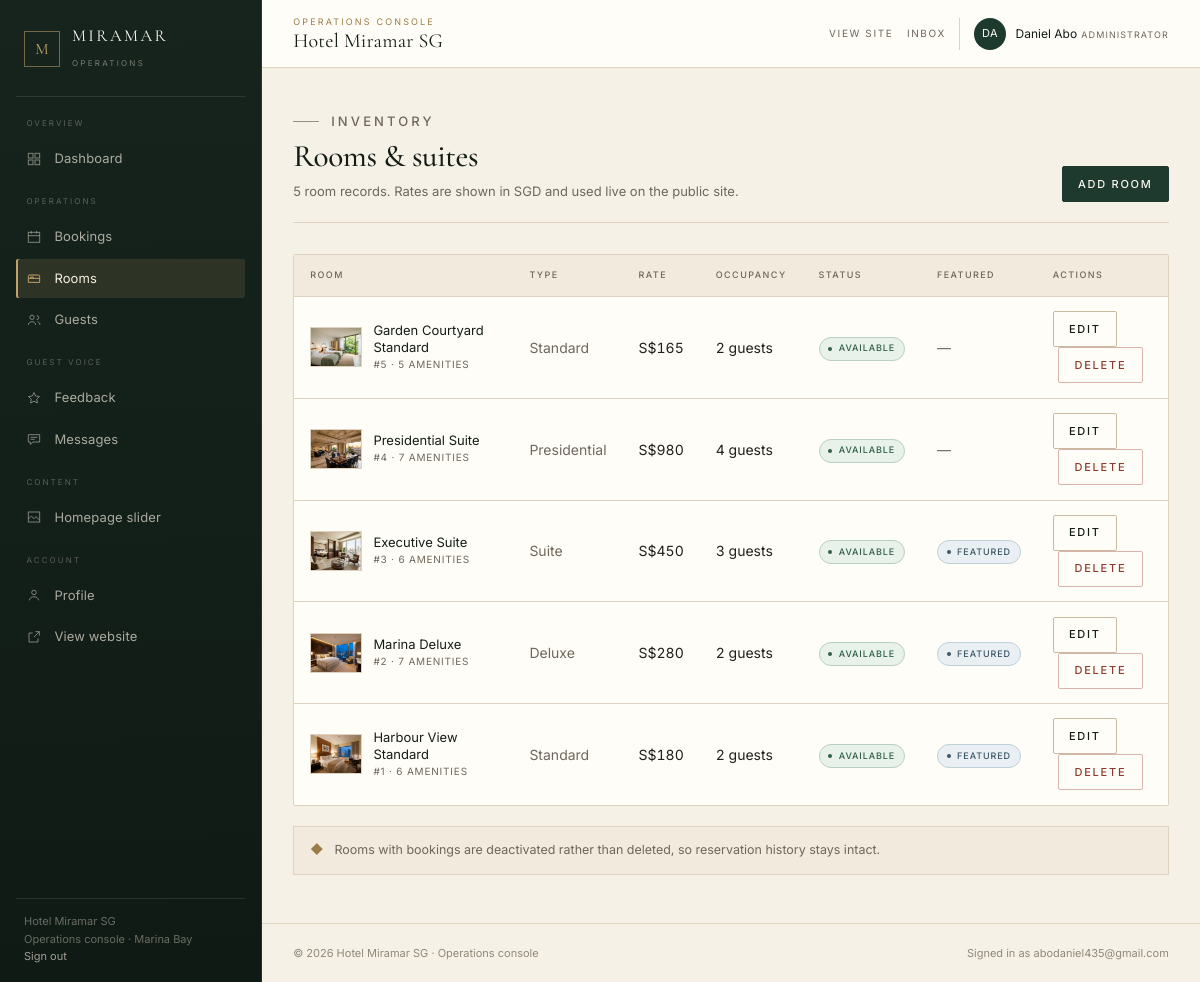
The page /admin/rooms (signed in) on the database its author committed.
### app/models/models.py (models this page shows, shortened)
class User(UserMixin, db.Model):
    __tablename__ = 'users'
    id = db.Column(db.Integer, primary_key=True)
    email = db.Column(db.String(120), unique=True, nullable=False, index=True)
    password_hash = db.Column(db.String(256), nullable=False)
    first_name = db.Column(db.String(80), nullable=False)
    last_name = db.Column(db.String(80), nullable=False)
    phone = db.Column(db.String(30))
    address = db.Column(db.String(255))
    is_admin = db.Column(db.Boolean, default=False, nullable=False)
    is_active = db.Column(db.Boolean, default=True, nullable=False)
    created_at = db.Column(db.DateTime, default=datetime.utcnow)
    updated_at = db.Column(db.DateTime, default=datetime.utcnow, onupdate=datetime.utcnow)
    bookings = db.relationship('Booking', back_populates='user', lazy='dynamic',
                               cascade='all, delete-orphan')
    feedbacks = db.relationship('Feedback', back_populates='user', lazy='dynamic')
    @property
    def full_name(self):
        return f'{self.first_name} {self.last_name}'

class Room(db.Model):
    __tablename__ = 'rooms'
    id = db.Column(db.Integer, primary_key=True)
    name = db.Column(db.String(120), nullable=False)
    room_type = db.Column(db.String(50), nullable=False)  # Standard, Deluxe, Suite, etc.
    description = db.Column(db.Text)
    price_per_night = db.Column(db.Numeric(10, 2), nullable=False)
    max_occupancy = db.Column(db.Integer, default=2)
    amenities = db.Column(db.Text)  # comma-separated or JSON-like string
    image_filename = db.Column(db.String(255))
    is_available = db.Column(db.Boolean, default=True, nullable=False)
    is_featured = db.Column(db.Boolean, default=False)
    created_at = db.Column(db.DateTime, default=datetime.utcnow)
    updated_at = db.Column(db.DateTime, default=datetime.utcnow, onupdate=datetime.utcnow)
    bookings = db.relationship('Booking', back_populates='room', lazy='dynamic')

### app/routes/admin.py (the view)
@admin_bp.route('/rooms')
@admin_required
def rooms():
    rooms_list = Room.query.order_by(Room.created_at.desc()).all()
    return render_template('admin/rooms.html', rooms=rooms_list)

### app/models/models.py (called while the page is built)
@login_manager.user_loader
def load_user(user_id):
    return User.query.get(int(user_id))

### app/routes/admin.py (called while the page is built)
def admin_required(f):
    @wraps(f)
    @login_required
    def decorated(*args, **kwargs):
        if not current_user.is_admin:
            abort(403)
        return f(*args, **kwargs)
    return decorated

### app/templates/admin/rooms.html (shortened to what this page needs)
{% extends 'admin/base_admin.html' %}
{% block admin_content %}
<div class="admin-page-head">
  <div>
    <p class="eyebrow">Inventory</p>
    <h1>Rooms &amp; suites</h1>
    <p>{{ rooms|length }} room {{ 'record' if rooms|length == 1 else 'records' }}. Rates are shown in SGD and used live on the public site.</p>
  </div>
  <div class="admin-page-head__actions">
    <a class="btn btn--sm" href="{{ url_for('admin.add_room') }}">Add room</a>
  </div>
</div>
<div class="table-wrap">
  <table>
    <thead>
      <tr><th>Room</th><th>Type</th><th>Rate</th><th>Occupancy</th><th>Status</th><th>Featured</th><th>Actions</th></tr>
    </thead>
    <tbody>
      {% for r in rooms %}
      <tr>
        <td>
          <div class="cell-with-thumb">
            <img class="thumb" src="{{ url_for('static', filename='images/rooms/' + r.image_filename) if r.image_filename else url_for('static', filename='images/rooms/marina-deluxe.jpg') }}" alt="">
            <div>
              <div class="cell-with-thumb__name">{{ r.name }}</div>
              <div class="cell-with-thumb__meta">#{{ r.id }} &middot; {{ r.amenities.split(',')|length if r.amenities else 0 }} amenities</div>
            </div>
          </div>
        </td>
        <td class="cell-muted">{{ r.room_type }}</td>
        <td class="table-num">S${{ '%.0f'|format(r.price_per_night) }}</td>
        <td class="table-num">{{ r.max_occupancy }} guests</td>
        <td>
          {% if r.is_available %}<span class="badge badge-approved">Available</span>
          {% else %}<span class="badge badge-cancelled">Unavailable</span>{% endif %}
        </td>
        <td>{% if r.is_featured %}<span class="badge badge-info">Featured</span>{% else %}<span class="cell-muted">—</span>{% endif %}</td>
        <td>
          <a class="btn btn--ghost btn--sm" href="{{ url_for('admin.edit_room', room_id=r.id) }}">Edit</a>
          <form method="post" action="{{ url_for('admin.delete_room', room_id=r.id) }}" onsubmit="return confirm('Delete or deactivate this room?');">
            <button type="submit" class="btn btn--danger btn--sm">Delete</button>
          </form>
        </td>
      </tr>
      {% else %}
      <tr><td colspan="7" class="cell-muted">No rooms yet. Add the first room to open the calendar.</td></tr>
      {% endfor %}
    </tbody>
  </table>
</div>
<div class="admin-note" style="margin-top: 1.25rem;">
  <span aria-hidden="true" style="color: var(--brass);">&#9670;</span>
  <span>Rooms with bookings are deactivated rather than deleted, so reservation history stays intact.</span>
</div>
{% endblock %}

### app/templates/admin/base_admin.html (shortened to what this page needs)
{% set ep = request.endpoint or '' %}
<!DOCTYPE html>
<html lang="en">
<head>
  <link rel="stylesheet" href="{{ url_for('static', filename='css/main.css') }}">
</head>
<body class="admin-body">
  <div class="admin-shell">
    <aside class="admin-sidebar" id="admin-sidebar" data-admin-panel aria-label="Console navigation">
      <a class="admin-brand" href="{{ url_for('admin.dashboard') }}">
        <span class="admin-brand__monogram" aria-hidden="true">M</span>
        <span>
          <span class="admin-brand__name">Miramar</span>
          <span class="admin-brand__role">Operations</span>
        </span>
      </a>
      <nav class="admin-nav" aria-label="Console sections">
        <p class="admin-nav__group">Overview</p>
        <a href="{{ url_for('admin.dashboard') }}" class="admin-nav__link{% if ep == 'admin.dashboard' %} is-active{% endif %}"{% if ep == 'admin.dashboard' %} aria-current="page"{% endif %}>
          <svg viewBox="0 0 24 24" aria-hidden="true"><rect x="3.5" y="3.5" width="7" height="7"/><rect x="13.5" y="3.5" width="7" height="7"/><rect x="3.5" y="13.5" width="7" height="7"/><rect x="13.5" y="13.5" width="7" height="7"/></svg>
          Dashboard
        </a>
        <p class="admin-nav__group">Operations</p>
        <a href="{{ url_for('admin.bookings') }}" class="admin-nav__link{% if 'booking' in ep %} is-active{% endif %}"{% if 'booking' in ep %} aria-current="page"{% endif %}>
          <svg viewBox="0 0 24 24" aria-hidden="true"><rect x="3.5" y="5" width="17" height="15"/><path d="M3.5 10h17M8 3v4M16 3v4"/></svg>
          Bookings
        </a>
        <a href="{{ url_for('admin.rooms') }}" class="admin-nav__link{% if 'room' in ep %} is-active{% endif %}"{% if 'room' in ep %} aria-current="page"{% endif %}>
          <svg viewBox="0 0 24 24" aria-hidden="true"><path d="M3.5 18.5v-6h17v6M3.5 18.5h17M3.5 12.5v-3a2 2 0 0 1 2-2h13a2 2 0 0 1 2 2v3M7 12.5v-2h4v2"/></svg>
          Rooms
        </a>
        <a href="{{ url_for('admin.customers') }}" class="admin-nav__link{% if 'customer' in ep %} is-active{% endif %}"{% if 'customer' in ep %} aria-current="page"{% endif %}>
          <svg viewBox="0 0 24 24" aria-hidden="true"><circle cx="9" cy="8" r="3.2"/><path d="M3.5 19.5c.6-3.2 2.7-5 5.5-5s4.9 1.8 5.5 5M16 5.5a3 3 0 0 1 0 6M17.5 14.8c2 .5 3.2 2.1 3.5 4.7"/></svg>
          Guests
        </a>
        <p class="admin-nav__group">Guest voice</p>
        <a href="{{ url_for('admin.feedback') }}" class="admin-nav__link{% if 'feedback' in ep %} is-active{% endif %}"{% if 'feedback' in ep %} aria-current="page"{% endif %}>
          <svg viewBox="0 0 24 24" aria-hidden="true"><path d="M12 3.8l2.5 5.2 5.7.8-4.1 4 1 5.7-5.1-2.7-5.1 2.7 1-5.7-4.1-4 5.7-.8z"/></svg>
          Feedback
        </a>
        <a href="{{ url_for('admin.messages') }}" class="admin-nav__link{% if 'message' in ep %} is-active{% endif %}"{% if 'message' in ep %} aria-current="page"{% endif %}>
          <svg viewBox="0 0 24 24" aria-hidden="true"><path d="M3.5 5.5h17v11h-10l-4 3.5v-3.5h-3z"/><path d="M7 9.5h10M7 12.5h6"/></svg>
          Messages
        </a>
        <p class="admin-nav__group">Content</p>
        <a href="{{ url_for('admin.slider') }}" class="admin-nav__link{% if 'slider' in ep %} is-active{% endif %}"{% if 'slider' in ep %} aria-current="page"{% endif %}>
          <svg viewBox="0 0 24 24" aria-hidden="true"><rect x="3.5" y="4.5" width="17" height="15"/><path d="M3.5 15l4.5-4.5 4 4 3-3 5.5 5.5M8 8.8h.01"/></svg>
          Homepage slider
        </a>
        <p class="admin-nav__group">Account</p>
        <a href="{{ url_for('admin.profile') }}" class="admin-nav__link{% if ep == 'admin.profile' %} is-active{% endif %}"{% if ep == 'admin.profile' %} aria-current="page"{% endif %}>
          <svg viewBox="0 0 24 24" aria-hidden="true"><circle cx="12" cy="8.2" r="3.4"/><path d="M5 20c.7-3.5 3.3-5.4 7-5.4s6.3 1.9 7 5.4"/></svg>
          Profile
        </a>
        <a href="{{ url_for('public.index') }}" class="admin-nav__link">
          <svg viewBox="0 0 24 24" aria-hidden="true"><path d="M14 4h6v6M20 4l-8 8M18 14v5.5H4.5V6H10"/></svg>
          View website
        </a>
      </nav>
      <div class="admin-sidebar__foot">
        {{ hotel_name }}<br>
        Operations console &middot; Marina Bay<br>
        <a href="{{ url_for('auth.logout') }}">Sign out</a>
      </div>
    </aside>
    <div class="admin-main" id="admin-main">
      <header class="admin-topbar">
        <div>
          <p class="admin-topbar__eyebrow">Operations console</p>
          <p class="admin-topbar__title">{{ hotel_name }}</p>
        </div>
        <div class="admin-topbar__actions">
          <a class="admin-topbar__link" href="{{ url_for('public.index') }}">View site</a>
          <a class="admin-topbar__link" href="{{ url_for('admin.messages') }}">Inbox</a>
          <div class="admin-user">
            <span class="admin-user__avatar" aria-hidden="true">{{ current_user.first_name[0] }}{{ current_user.last_name[0] }}</span>
            <span>
              <span class="admin-user__name">{{ current_user.full_name }}</span>
              <span class="admin-user__role">Administrator</span>
            </span>
          </div>
        </div>
      </header>
      <main class="admin-content">
        {% block admin_content %}{% endblock %}
      </main>
      <footer class="admin-footer">
        <span>&copy; 2026 {{ hotel_name }} &middot; Operations console</span>
        <span>Signed in as {{ current_user.email }}</span>
      </footer>
    </div>
  </div>
</body>
</html>

### rows shown on the page
User: first_name "D", last_name "A", full_name "Daniel Abo", email "abodaniel435@gmail.com"
Room: image_filename (picture), name "Garden Courtyard Standard", id "5", amenities.split|length "5", room_type "Standard", price_per_night "165", max_occupancy "2", is_available "AVAILABLE"
Room: image_filename (picture), name "Presidential Suite", id "4", amenities.split|length "7", room_type "Presidential", price_per_night "980", max_occupancy "4", is_available "AVAILABLE"
Room: image_filename (picture), name "Executive Suite", id "3", amenities.split|length "6", room_type "Suite", price_per_night "450", max_occupancy "3", is_available "AVAILABLE", is_featured "FEATURED"
Room: image_filename (picture), name "Marina Deluxe", id "2", amenities.split|length "7", room_type "Deluxe", price_per_night "280", max_occupancy "2", is_available "AVAILABLE", is_featured "FEATURED"
Room: image_filename (picture), name "Harbour View Standard", id "1", amenities.split|length "6", room_type "Standard", price_per_night "180", max_occupancy "2", is_available "AVAILABLE", is_featured "FEATURED"

### other values the page prints
{{ hotel_name }} "Hotel Miramar SG"
{{ rooms|length }} "5"
{{ 'record' if rooms|length == 1 else 'records' }} "records"
